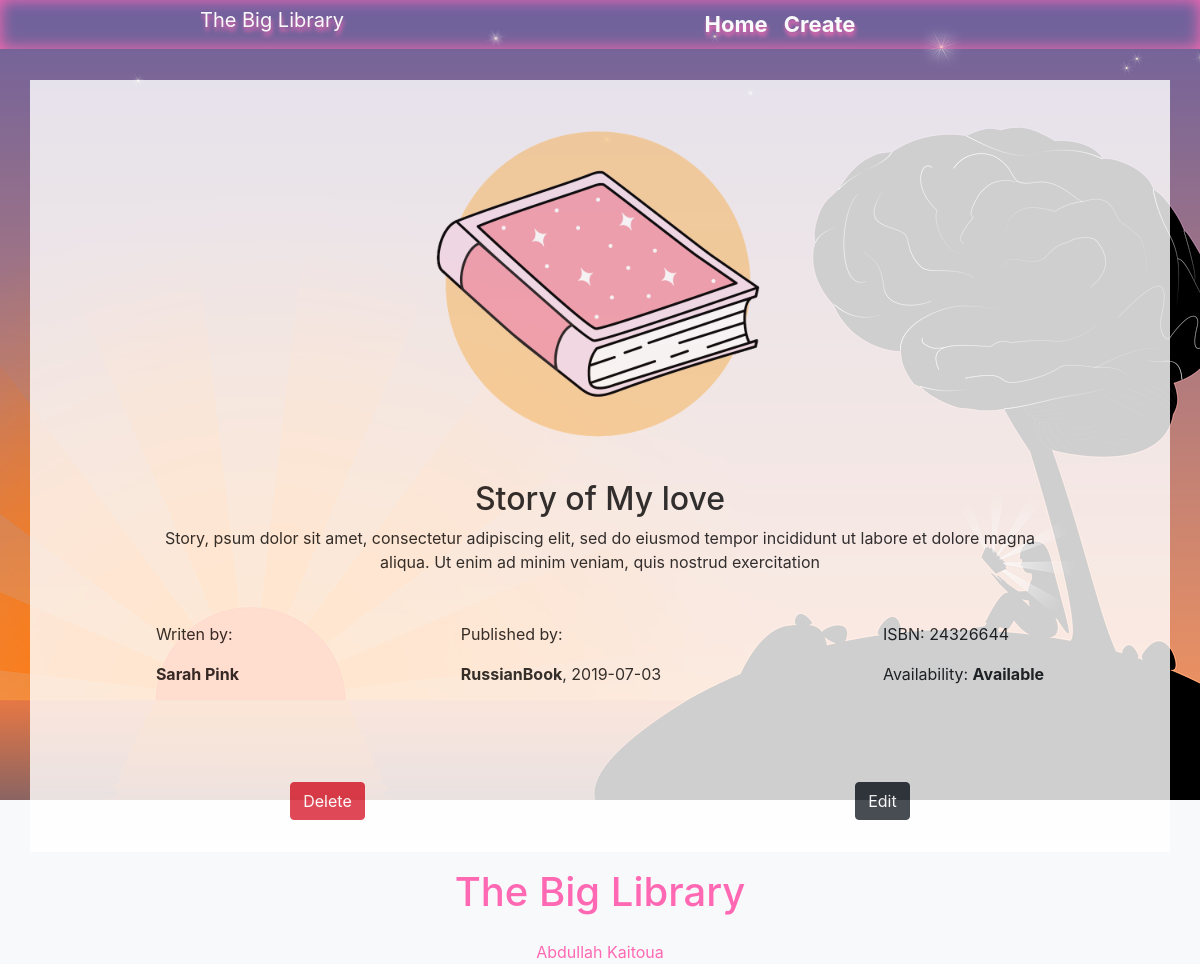
The app's page /individual.php?id=6 with its own data.
### tables this page shows
CREATE TABLE `media` (
  `media_id` int(13) NOT NULL,
  `title` varchar(100) DEFAULT NULL,
  `img` varchar(180) DEFAULT NULL,
  `isbn` int(12) DEFAULT NULL,
  `short_description` varchar(500) DEFAULT NULL,
  `publish_date` date DEFAULT NULL,
  `type` varchar(15) DEFAULT NULL,
  `genre` varchar(15) DEFAULT NULL,
  `availability` varchar(15) DEFAULT 'Available',
  `FK_publisher` int(10) DEFAULT NULL,
  `FK_author` int(10) DEFAULT NULL
);

CREATE TABLE `authors` (
  `author_id` int(13) NOT NULL,
  `name` varchar(29) DEFAULT NULL,
  `surname` varchar(55) DEFAULT NULL,
  `biography` varchar(600) DEFAULT NULL
);

CREATE TABLE `publisher` (
  `publisher_id` int(13) NOT NULL,
  `name` varchar(29) DEFAULT NULL,
  `addresse` varchar(55) DEFAULT NULL
);

### individual.php (the view, shortened to what this page needs)
<?php
include_once('head_component.php');
include_once('actions/db_connection.php');
if ($_GET['id']) {
   $id = $_GET['id'];
   $sql = "SELECT
   				media.media_id,
   				media.genre,
				media.title,
				media.type,
				media.img,
				media.short_description as des_short,
				authors.name as author,
				authors.surname,
				publisher.name as publisher,
				media.publish_date as dat,
				media.isbn,
				media.availability
   		   FROM media
		   INNER JOIN publisher ON publisher_id = FK_publisher
		   INNER JOIN authors ON author_id = FK_author
           WHERE media_id = {$id}" ;
   $result = $conn->query($sql);
   $data = $result->fetch_assoc();
}
echo '
		<div id="individual " class="">
		 	<div class="text-center ">
		 		<img id="img_ind" width="400px" src="'.$data['img'].'">
		 	</div>
		 	<div class="text-center ">
		 		<h2>'.$data['title'].'</h2>
		 	</div>
		 	<div class="text-center " id="text-text">
		 		<p>'.$data['des_short'].'</p>
		 	</div>
		 	<div id="add_info" class="d-flex justify-content-around mt-5">
		 		<div>
		 			<p>Writen by: </p><p class="mb-5"><strong>'.$data['author'].' '.$data['surname'].'</strong></p>
		 		</div>
		 		<div>
		 			<p>Published by: </p><p class="mb-5"><strong> '.$data['publisher'].'</strong>, '.$data['dat'].'</p>
		 		</div>
		 		<div>
		 			<p class="">ISBN: '.$data['isbn'].'</p>
		 			<p class="mb-5">Availability: <strong> '.$data['availability'].'</strong></p>
		 		</div>
		 	</div>
		 		<div class="d-flex justify-content-around mt-5">
		 			<div>
				 		<form action="advise.php" method="POST" >
				 			<input type="hidden" name="id_del" value="'.$data['media_id'].' ">
				 			<input type="submit" id="canc" name="" value="Delete" class="btn btn-danger">
				 		</form>
				 	</div>
				 	<div>
				 		<form action="edit.php" method="POST" >
				 			<input type="hidden" name="id_ed" value="'.$data['media_id'].'">
				 			<input type="submit" value="Edit" class="btn btn-dark">
				 		</form>
				 	</div>
		 		</div>
		 </div>
	</div> ';
 ?>
<?php include_once('footer_component.php'); ?>

### style/style.css (style rules this page uses)
#img_ind { max-width: 25em; }
#text-text { width: 80%; margin: 0 auto; }

### records on screen
media: img (picture), title "Story of My love", short_description "Story, psum dolor sit amet, consectetur adipiscing elit, sed do eiusmod tempor incididunt ut labore et dolore magna aliqua. Ut enim ad minim veniam, quis nostrud exercitation", FK_author.name "Sarah", FK_author.surname "Pink", FK_publisher.name "RussianBook", publish_date "2019-07-03", isbn "24326644", availability "Available"
